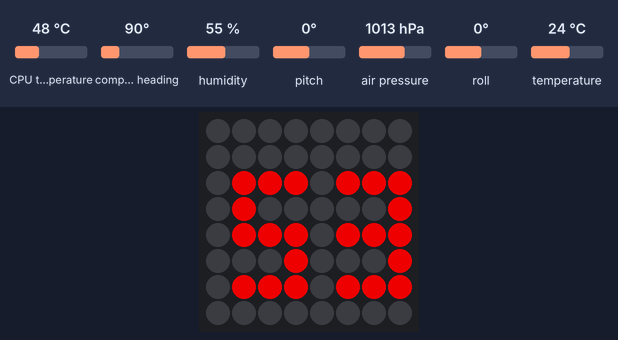
A program run on a simulated Raspberry Pi (BCM pin numbers) with a Sense HAT. On the bench: the Sense HAT's 8×8 RGB LED matrix. The test bench sets the inputs (shaded band); at power-on: CPU temperature 48 °C, temperature 24 °C, compass heading 90°, humidity 55 %, pitch 0°, air pressure 1013 hPa, roll 0°. The clock reads 2024-03-15 10:24:30 at power-on unless the program sets it; files the program writes start out absent; random numbers come from a fixed seed; the Sense HAT reports a negative pitch or roll as 360° plus the angle.

Above: at 1.2 s.
1.3 s: CPU temperature set to 84 °C
At 4.0 s:
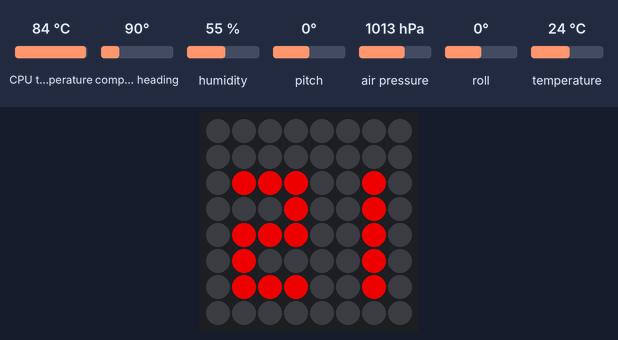
4.6 s: temperature set to 12 °C
At 6.8 s:
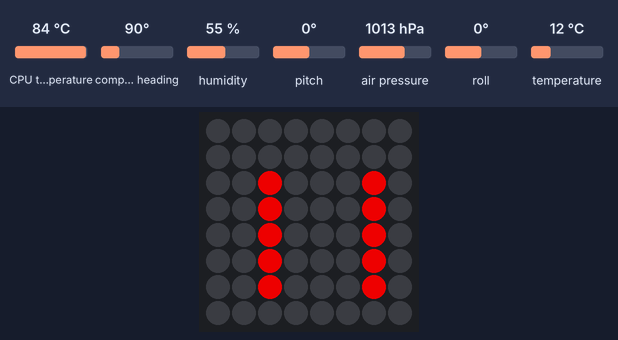
7.6 s: CPU temperature set to 58 °C
At 9.8 s:
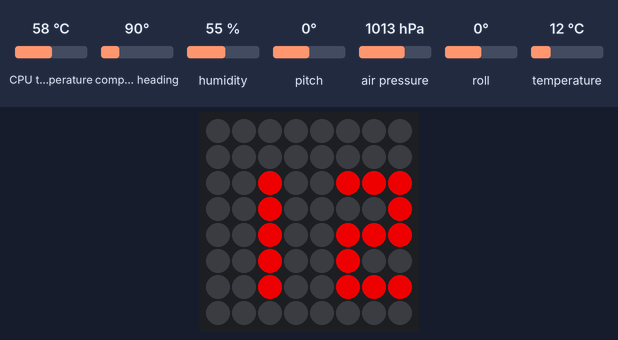
10.7 s: temperature set to 8 °C
At 12.6 s:
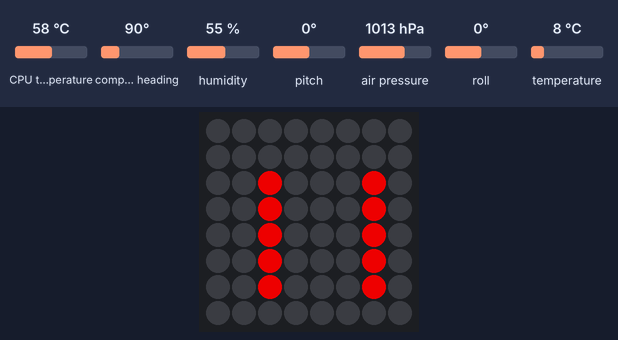
Timing chart, 0 to 14.1 s (numbered marks = the images above; inputs shaded):
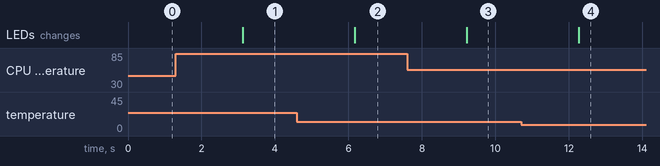

Measured:
- after the input at 1.3 s, the LEDs: change after 1.8 s (image 1)
- after the input at 4.6 s, the LEDs: change after 1.6 s (image 2)
- after the input at 7.6 s, the LEDs: change after 1.6 s (image 3)
- after the input at 10.7 s, the LEDs: change after 1.6 s (image 4)

The program:

report_local_temp.py
```python
from sense_hat import SenseHat
from time import sleep
import socket
import time
import os
import random
from datetime import date
from datetime import datetime

OFFSET_LEFT = 1
OFFSET_TOP = 2

NUMS =[1,1,1,1,0,1,1,0,1,1,0,1,1,1,1,  # 0
       0,1,0,0,1,0,0,1,0,0,1,0,0,1,0,  # 1
       1,1,1,0,0,1,1,1,1,1,0,0,1,1,1,  # 2
       1,1,1,0,0,1,1,1,1,0,0,1,1,1,1,  # 3
       1,0,1,1,0,1,1,1,1,0,0,1,0,0,1,  # 4
       1,1,1,1,0,0,1,1,1,0,0,1,1,1,1,  # 5
       1,1,1,1,0,0,1,1,1,1,0,1,1,1,1,  # 6
       1,1,1,0,0,1,0,0,1,0,0,1,0,0,1,  # 7
       1,1,1,1,0,1,1,1,1,1,0,1,1,1,1,  # 8
       1,1,1,1,0,1,1,1,1,0,0,1,1,1,1]  # 9

# Gathers time and temperature stats
def get_weather():
  today = date.today()
  time_now = datetime.now()
  os_temp = os.popen('/opt/vc/bin/vcgencmd measure_temp')
  cputemp = os_temp.read()
  cputemp = cputemp.replace('temp=','')
  cputemp = cputemp.replace('\'C\n','')
  cputemp = (float(cputemp) * 1.8) + 32

  # Primary
  temp = (sense.get_temperature_from_pressure() * 1.8) + 32
  temp = temp - ((cputemp - temp) / 2)
  humidity = sense.get_humidity()
  pressure = sense.get_pressure() / 33.864
  orientation = sense.get_orientation_degrees()

  # Secondary
  dew_point = temp * (humidity / 100)

  return {
	"temp": temp,
	"humidity": humidity,
	"pressure": pressure,
	"dew_point": dew_point,
	"today": today,
	"time_now": time_now,
	"orientation": orientation
	}


# Displays a single digit (0-9)
def show_digit(val, xd, yd, r, g, b):
  offset = val * 15
  for p in range(offset, offset + 15):
    xt = p % 3
    yt = (p-offset) // 3
    sense.set_pixel(xt+xd, yt+yd, r*NUMS[p], g*NUMS[p], b*NUMS[p])


# Displays a two-digits positive number (0-99)
def show_number(val, r, g, b):
  abs_val = abs(val)
  tens = abs_val // 10
  units = abs_val % 10
  if (abs_val > 9): show_digit(tens, OFFSET_LEFT, OFFSET_TOP, r, g, b)
  show_digit(units, OFFSET_LEFT+4, OFFSET_TOP, r, g, b)


# Randomize between green, blue, or red to allow even LED usage
r = 0
g = 0
b = 0

rgb_dominant = random.randint(1,3)

if rgb_dominant == 1:
  r = 200
  g = 20
  b = 20

elif rgb_dominant == 2:
  r = 20
  g = 200
  b = 20

elif rgb_dominant == 3:
  r = 20
  g = 20
  b = 200

##

sense = SenseHat()
sense.clear()


def output_weather(weather):

  output_text = ""

  weather  = get_weather()

  output_text += "--- {} ~ Current as of {} @ {} ---\n".format(socket.gethostname(), weather["today"].strftime("%m/%d/%Y"), weather["time_now"].strftime("%H:%M:%S"))
  output_text += "Temperature: {:.2f}*F\n".format(weather["temp"])
  output_text += "Humidity: {:.2f}%\n".format(weather["humidity"])
  output_text += "Dew Point: {:.2f}*F\n".format(weather["dew_point"])
  output_text += "Pressure: {:.2f} inHg\n".format(weather["pressure"])
  output_text += "\nOrientation: Pitch: {:.0f}* ~ Roll: {:.0f}* ~ Yaw: {:.0f}*\n".format(weather["orientation"]["pitch"], weather["orientation"]["roll"], weather["orientation"]["yaw"])

  return output_text


while True:
  weather  = get_weather()
  show_number(int(weather["temp"]), r, g, b)
  with open ("temp_output", "w") as rw:
    to_write = output_weather(weather)
    rw.write(to_write)
    rw.close()
  time.sleep(3)


sense.clear()
```
